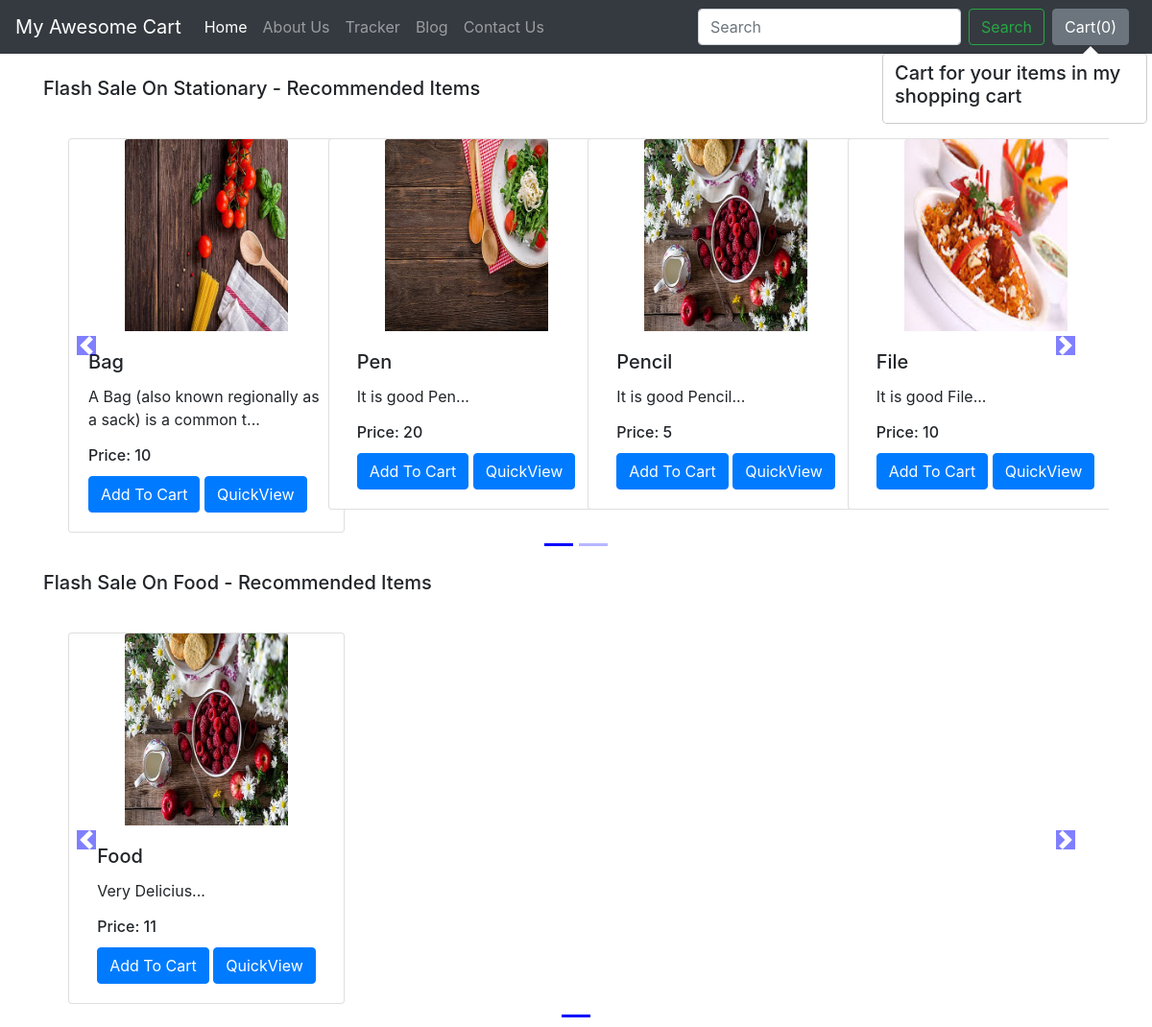
The app's page /shop/ with its own data.
### shop/models.py (models this page shows, shortened)
class product(models.Model):
    product_id =models.AutoField
    product_name=models.CharField(max_length=50)
    category=models.CharField(max_length=50,default="")
    subcategory=models.CharField(max_length=50,default="")
    price = models.IntegerField(default=0)
    desc =models.CharField(max_length=300)
    pub_date = models.DateField()
    image=models.ImageField(upload_to="shop/Images",default="")

### shop/views.py (the view)
# urls.py: path('', views.index,name="BlogHome"),
def index(request):
    allProds=[]
    catProds = product.objects.values('category','id')
    cats = {item['category'] for item in catProds}
    for cat in cats:
        prod = product.objects.filter(category =cat)
        n = len(prod)
        nSlides = n // 4 + ceil((n / 4) - (n // 4))
        allProds.append([prod,range(1,nSlides),nSlides])
    params = {'allProds':allProds}
    return render(request,'shop/index.html',params)

### shop/templates/shop/index.html (shortened to what this page needs)
{% extends 'shop/basic.html' %}
{% block body %}
{% load static %}
<div class="container">
    {% for product, range, nSlides in allProds %}
    <h5 class="my-4">Flash Sale On {{product.0.category}} - Recommended Items</h5>
    <div class="row">
        <div id="demo{{forloop.counter}}" class="col carousel slide my-3" data-ride="carousel">
            <ul class="carousel-indicators">
                <li data-target="#demo{{forloop.counter}}" data-slide-to="0" class="active"></li>
                {% for i in range %}
                <li data-target="#demo{{forloop.parentloop.counter}}" data-slide-to="{{i}}"></li>
                {% endfor %}
            </ul>
            <div class="container carousel-inner no-padding">
                <div class="carousel-item active">
                    {% for i in product %}
                    <div class="col-xs-3 col-sm-3 col-md-3">
                        <div class="card align-items-center" style="width: 18rem;">
                            <img src='/media/{{i.image}}' class="card-img-top" alt="...">
                            <div class="card-body">
                                <h5 class="card-title" id="namepr{{i.id}}">{{i.product_name}}</h5>
                                <p class="card-text">{{i.desc|slice:"0:53"}}...</p>
                                <h6 class="card-title" >Price: <span id="pricepr{{i.id}}">{{i.price}}</span></h6>
                                <span id="divpr{{i.id}}" class="divpr">
                                    <button id="pr{{i.id}}" class="btn btn-primary cart">Add To Cart</button>
                                </span>
                                <a href="/shop/products/{{i.id}}"><button id="qv{{i.id}}" class="btn btn-primary cart">QuickView</button></a>
                            </div>
                        </div>
                    </div>
                    {% if forloop.counter|divisibleby:4 and forloop.counter > 0 and not forloop.last %}
                </div>
                <div class="carousel-item">
                    {% endif %}
                    {% endfor %}
                </div>
            </div>
        </div>
        <a class="carousel-control-prev" href="#demo{{forloop.counter}}" data-slide="prev">
            <span class="carousel-control-prev-icon"></span>
        </a>
        <a class="carousel-control-next" href="#demo{{forloop.counter}}" data-slide="next">
            <span class="carousel-control-next-icon"></span>
        </a>
    </div>
    {% endfor %}
</div>
{% endblock %}

### shop/templates/shop/basic.html (shortened to what this page needs)
<!doctype html>
<html lang="en">
  <head>
    <link rel="stylesheet" href="https://stackpath.bootstrapcdn.com/bootstrap/4.2.1/css/bootstrap.min.css">
  </head>
  <body>
    <nav class="navbar navbar-expand-lg navbar-dark bg-dark">
  <a class="navbar-brand" href="/shop">My Awesome Cart</a>
  <div class="collapse navbar-collapse" id="navbarSupportedContent">
    <ul class="navbar-nav mr-auto">
      <li class="nav-item active">
        <a class="nav-link" href="/shop">Home <span class="sr-only">(current)</span></a>
      </li>
      <li class="nav-item">
        <a class="nav-link" href="/shop/about">About Us</a>
      </li>
      <li class="nav-item">
        <a class="nav-link" href="/shop/tracker">Tracker</a>
      </li>
      <li class="nav-item">
        <a class="nav-link" href="/blog">Blog</a>
      </li>
       <li class="nav-item">
        <a class="nav-link" href="/shop/contact">Contact Us</a>
      </li>
    </ul>
    <form method='get' action='/shop/search/' class="form-inline my-2 my-lg-0">
      <input class="form-control mr-sm-2" type="search" placeholder="Search" aria-label="Search" name="search" id="search">
      <button class="btn btn-outline-success my-2 my-sm-0" type="submit">Search</button>
    </form>
    <button type="button" class="btn btn-secondary mx-2" id="popcart" data-container="body" data-toggle="popover" data-placement="bottom" data-html="true" data-content="Vivamus
sagittis lacus vel augue laoreet rutrum faucibus.">
  Cart(<span id="cart">0</span>)
</button>
  </div>
</nav>
  {% block body %} {% endblock %}
  </body>
</html>

### records on screen
product: category "Stationary", image (picture), product_name "Bag", desc "A Bag (also known regionally as a sack) is a common t", price "10"
product: image (picture), product_name "Pen", desc "It is good Pen", price "20"
product: image (picture), product_name "Pencil", desc "It is good Pencil", price "5"
product: image (picture), product_name "File", desc "It is good File", price "10"
product: category "Food", image (picture), product_name "Food", desc "Very Delicius", price "11"
